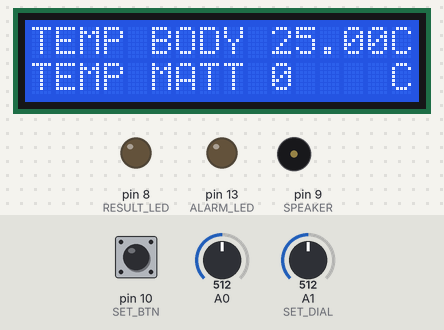
Recording of a sketch running on a simulated Arduino Uno, built with avr-gcc and run on an emulated ATmega328P. Parts: 16×2 character LCD, output pins drawn as LEDs (lit = HIGH), buzzer (waves = sounding, pin HIGH). The inputs (shaded band) are chosen by the test bench; at power-on: A0 = 512, pin 10 (SET_BTN) LOW, A1 (SET_DIAL) = 512.

Above: at 1.6 s.
1.7 s: A0 set to 522
At 2.6 s:
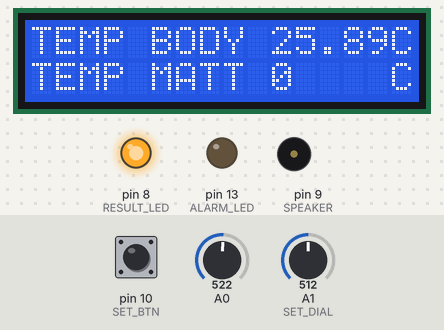
3.5 s: pin 10 (SET_BTN) pulled HIGH for 0.15 s
At 5.2 s:
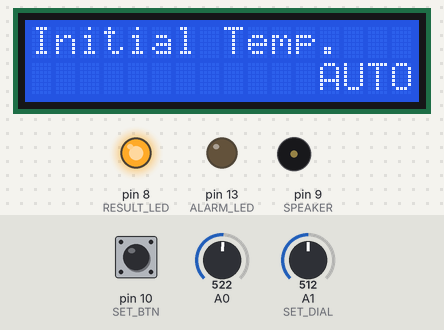
5.5 s: pin 10 (SET_BTN) pulled HIGH for 1 s
At 7.2 s:
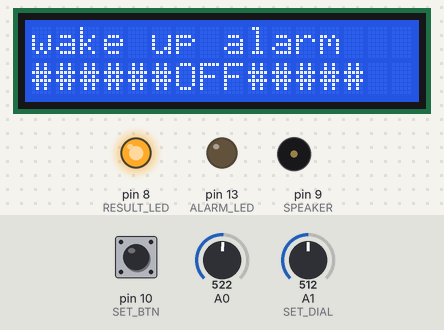
8.0 s: A1 (SET_DIAL) set to 483
At 8.7 s:
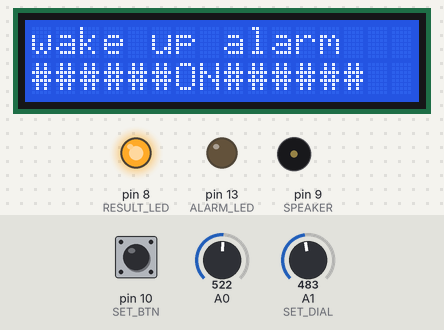
9.5 s: pin 10 (SET_BTN) pulled HIGH for 0.15 s
At 11.4 s:
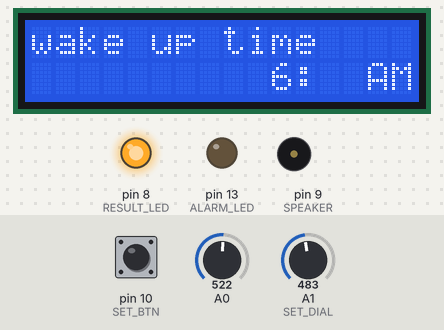
12.0 s: pin 10 (SET_BTN) pulled HIGH for 3.2 s
At 12.4 s:
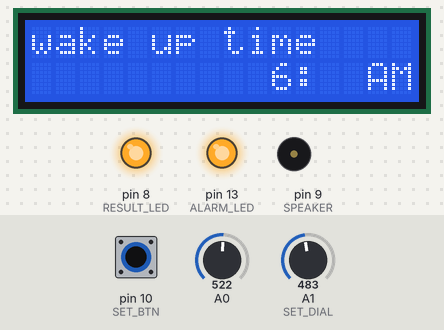
Timing chart, 0 to 15.0 s (numbered marks = the images above; inputs shaded):
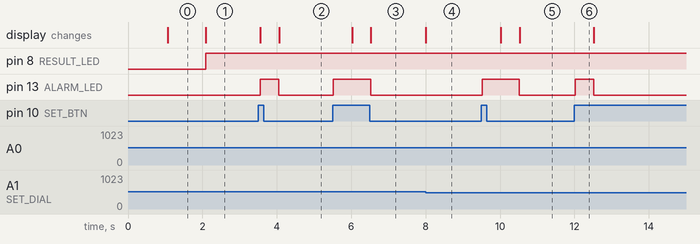

Measured:
- the behaviour switches between 513 and 514 on A0 (found by bisection; images 0 and 1)
- the behaviour switches between 500 and 499 on A1 (SET_DIAL) (found by bisection; images 3 and 4)
- after the input at 1.7 s, pin 8 (RESULT_LED): LOW → HIGH after 0.39 s; the display: changes after 0.39 s (image 1)
- after the input at 3.5 s, pin 13 (ALARM_LED): LOW → HIGH after 0.06 s, → LOW 0.50 s later; the display: first changes after 0.06 s (image 2 shows a later state)
- after the input at 5.5 s, pin 13 (ALARM_LED): LOW → HIGH at once, → LOW 1.0 s later; the display: first changes after 0.52 s (image 3 shows a later state)
- after the input at 8.0 s, the display: changes at once (image 4)
- after the input at 9.5 s, pin 13 (ALARM_LED): LOW → HIGH at once, → LOW 1.0 s later; the display: first changes after 0.52 s (image 5 shows a later state)
- after the input at 12.0 s, pin 13 (ALARM_LED): LOW → HIGH at once, → LOW 0.50 s later

The sketch:

sifinal.ino
```cpp
#include <LiquidCrystal.h>
#include <Bounce2.h>

LiquidCrystal lcd(12,11,5,4,3,2);
// LCD pin set

const unsigned int RESULT_LED = 8;
const unsigned int SPEAKER = 9;
const unsigned int SET_BTN = 10;
const unsigned int ALARM_LED = 13;
const unsigned int SET_DIAL = A1;
// digital/analog pins

Bounce set_btn = Bounce();
// prevent btn debounce

static int timer = 0;
unsigned int dialValue = 0;

unsigned int demoTime = 35;
// demonstration time (approximately 35 second)

boolean isTimer = false;
// timer on/off

unsigned int setTemp;
// auto/manual operation mode


void setdefaultLCD(){
  lcd.begin(16,2);
  lcd.print("TEMP BODY");
  lcd.setCursor(15,0);
  lcd.print("C");
  lcd.setCursor(0,1);
  lcd.print("TEMP MATT");
  lcd.setCursor(15,1);
  lcd.print("C");
}


void setup(){

  //  Serial.begin(9600);

  //BT setup
  //  bluetooth.begin(9600);
  //BT setup

    //Buttons setup
  pinMode(SET_BTN, INPUT);
  set_btn.attach(SET_BTN);
  set_btn.interval(20);
  //Buttons setup

  //LCD setup
  setdefaultLCD();
  //LCD setup


  //Speaker setup
  pinMode(SPEAKER, OUTPUT);
  //Speaker setup


  //LED setup
  pinMode(ALARM_LED, OUTPUT);
  pinMode(RESULT_LED, OUTPUT);
  //LED setup

}

int second_cnt;
int btn_cnt = 0;
boolean isError = false;
void loop(){
  if(isError){
    serialEventRun();
  }
  //btn
  if(set_btn.update()){
    if(set_btn.read() == HIGH){
      lcd.clear();
      demo_1();
      lcd.clear();
      if(demo_2()==0){
        lcd.clear();
        demo_3();
        lcd.clear();
      }
      lcd.clear();
      btn_cnt = 0;
      setdefaultLCD();
      btn_cnt ++;
    }
  }

  if(second_cnt == 50){
    float temperature = measureTemperature(analogRead(0));
    if(temperature > 100 || temperature < -1){
      isError = true;
    }
    resultled(RESULT_LED, map(analogRead(0),0,1023,0,255));
    lcd.setCursor(10,0);
    lcd.print(temperature);
    lcd.setCursor(10,1);
    if(setTemp == 1000){
      lcd.print(temperature-3);
    }
    else{
      lcd.print(setTemp);
    }

    //timer
    timer++;
    if(timer == demoTime && isTimer){

      unsigned int j = (unsigned int) (36.5 - temperature)*10;
      float tmp_temp = temperature;
      unsigned int i;
      for(i = 0 ; i < j ; i ++){
        lcd.setCursor(10,1);
        lcd.print(tmp_temp);
        tmp_temp+=0.1;
        delay(100);
      }
      lcd.setCursor(10,0);
      lcd.print(temperature);
      lcd.setCursor(10,1);
      lcd.print(36.50);

      delay(2000);
      digitalWrite(SPEAKER,HIGH);
      delay(5000);
      digitalWrite(SPEAKER,LOW);
      for(i = j; i > 0 ; i--){
        lcd.setCursor(10,1);
        lcd.print(tmp_temp);
        tmp_temp-=0.1;
        delay(100);
      }

      lcd.clear();
      digitalWrite(RESULT_LED, LOW);

      while(true);

    }
    //timer
  }

  delay(20);
  second_cnt++;

  if(second_cnt == 51){
    second_cnt = 0;
  }
}


float measureTemperature(const int value1){
  double LnR1;
  double Temp1;
  LnR1 = log(10000.0*(1024.0/(double)value1-1));
  Temp1 = 1 / (0.001129148 + (0.000234125 + (0.0000000876741 * LnR1 * LnR1 ))* LnR1 );
  Temp1 -= 273.15;
  return Temp1;
}


boolean demo = false;

void demo_1(){
  ledon(ALARM_LED);
  demo = false;
  lcd.setCursor(0,0);
  lcd.print("Initial Temp.");

  lcd.setCursor(12,1);
  lcd.print("AUTO");

  while(true){
    if(set_btn.update()){
      if(set_btn.read()==HIGH){
        demo = true;
        ledon(ALARM_LED);
        setTemp = 1000;
        break;
      }
    }

    if(analogRead(SET_DIAL) == 50){
      break;
    }
  }
  lcd.setCursor(12,1);
  lcd.print("    ");

  while(!demo){
    lcd.setCursor(13,1);
    dialValue = map(analogRead(SET_DIAL), 0, 1023, 36, 61);
    lcd.print(dialValue);
    lcd.setCursor(15,1);
    lcd.print("C");

    if(set_btn.update()){
      if(set_btn.read()==HIGH){
        demo = true;
        ledon(ALARM_LED);
        setTemp = dialValue;
      }
    }
  }
}

unsigned int demo_2(){
  ledon(ALARM_LED);
  demo = false;
  lcd.setCursor(0,0);
  lcd.print("wake up alarm");
  int i = 0;

  while(!demo){
    if(set_btn.update()){
      if(set_btn.read()==HIGH){
        demo = true;
        ledon(ALARM_LED);
        return i;
      }
    }
    dialValue = analogRead(SET_DIAL);
    if(dialValue < 500){
      lcd.setCursor(0,1);
      lcd.print("######ON######");
      i = 0;
      isTimer = true;
    }
    else{
      lcd.setCursor(0,1);
      lcd.print("######OFF#####");
      i = 1;
      isTimer = false;
    }
  }


}

unsigned int Hour;
unsigned int Minute;
boolean apm; // false->am, true->pm

void demo_3(){
  ledon(ALARM_LED);
  demo = false;
  lcd.setCursor(0,0);
  lcd.print("wake up time");
  lcd.setCursor(14,1);
  lcd.print("AM");

  while(!demo){
    if(set_btn.update()){
      if(set_btn.read()==HIGH){
        demo = true;
        Hour = dialValue;
        ledon(ALARM_LED);
      }
    }
    dialValue = map(analogRead(SET_DIAL), 0, 1023, 0, 13);
    if(dialValue < 10){
      lcd.setCursor(9,1);
      lcd.print(" ");
      lcd.setCursor(10,1);
      lcd.print(dialValue);
    }
    else{
      lcd.setCursor(9,1);
      lcd.print(dialValue);
    }
    lcd.setCursor(11,1);
    lcd.print(":");


  }
  demo = false;
  while(!demo){
    if(set_btn.update()){
      if(set_btn.read()==HIGH){
        demo = true;
        Minute = dialValue;
        ledon(ALARM_LED);
      }
    }
    dialValue = map(analogRead(SET_DIAL), 0, 1023, 0, 60);
    if(dialValue < 10){
      lcd.setCursor(12,1);
      lcd.print(" ");
      lcd.setCursor(13,1);
      lcd.print(dialValue);
    }
    else{
      lcd.setCursor(12,1);
      lcd.print(dialValue);
    }
  }
  demo = false;
  while(!demo){
    if(set_btn.update()){
      if(set_btn.read()==HIGH){
        demo = true;
        ledon(ALARM_LED);
        //        demoTime = Hour * 60* 60 * 1000 + Minute * 60 * 1000;
        //        In real!
      }
    }
    dialValue = analogRead(SET_DIAL);
    if(dialValue < 500){
      lcd.setCursor(14,1);
      lcd.print("AM");
      apm = false;
    }
    else{
      lcd.setCursor(14,1);
      lcd.print("PM");
      apm = true;
    }
  }
}


void ledon(const int val){
  digitalWrite(val,HIGH);
  delay(500);
  digitalWrite(val,LOW);
}


void resultled(const int val, const int brightness){
  analogWrite(val, brightness);
}
```
